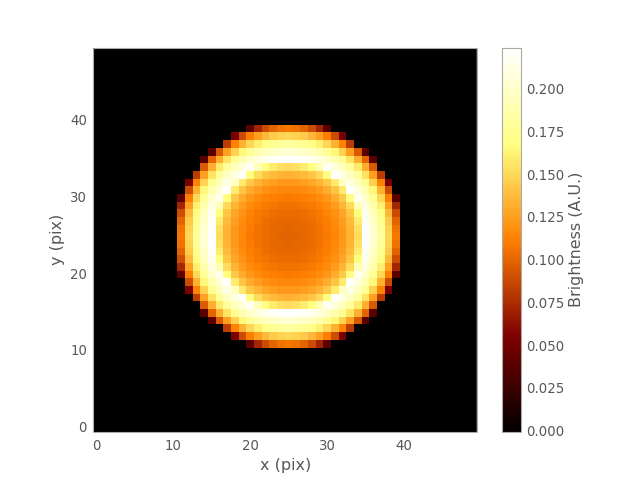

Reproduce this figure in Python.
import numpy as np
from gammapy.morphology import Shell2D
import matplotlib.pyplot as plt

shell = Shell2D(amplitude=100., x_0=25., y_0=25.,
                r_in=10., width=5.)
y, x = np.mgrid[0:50, 0:50]
plt.imshow(shell(x, y), origin='lower', interpolation='none')
plt.xlabel('x (pix)')
plt.ylabel('y (pix)')
plt.colorbar(label='Brightness (A.U.)')
plt.grid(False)
plt.show()
